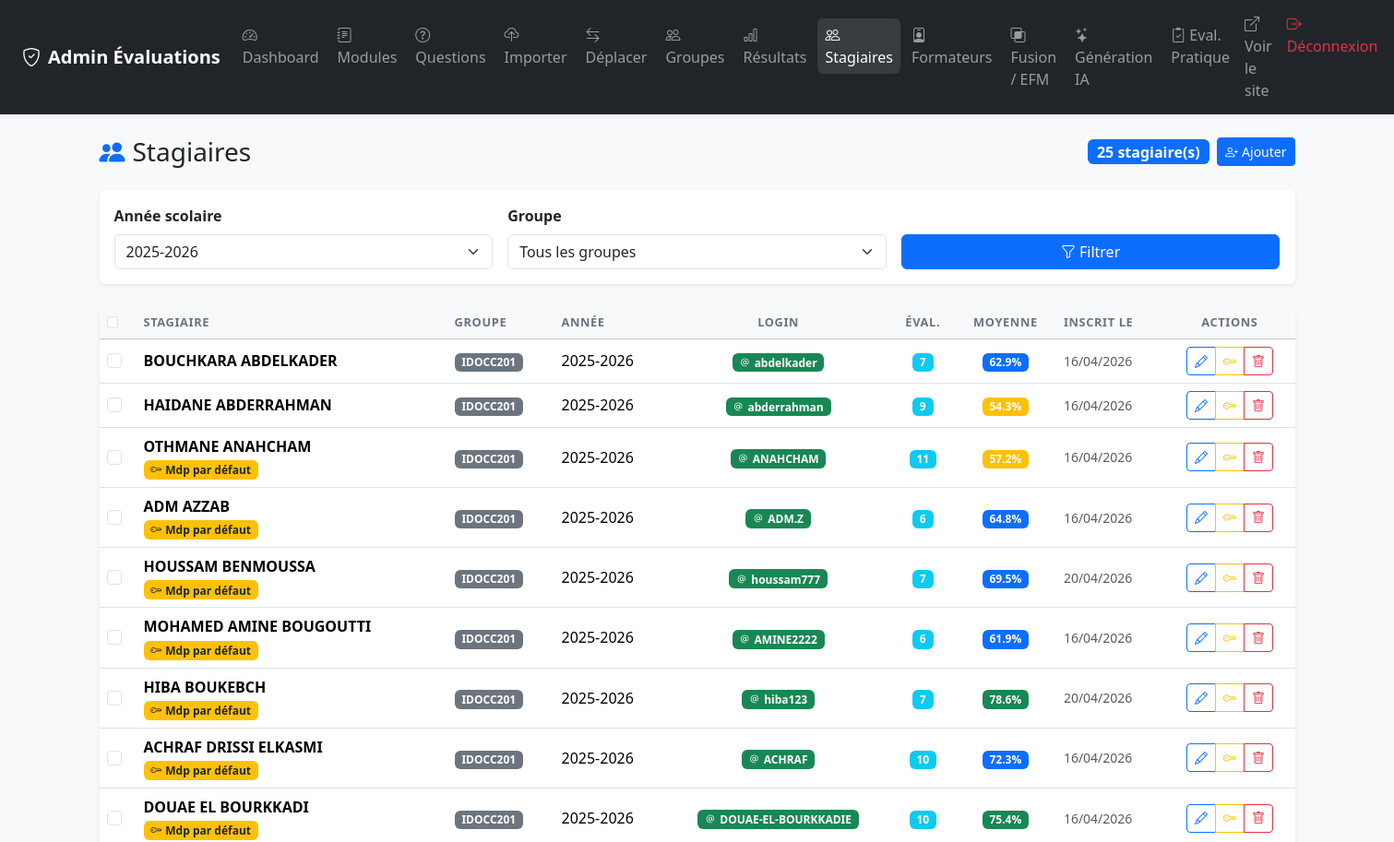
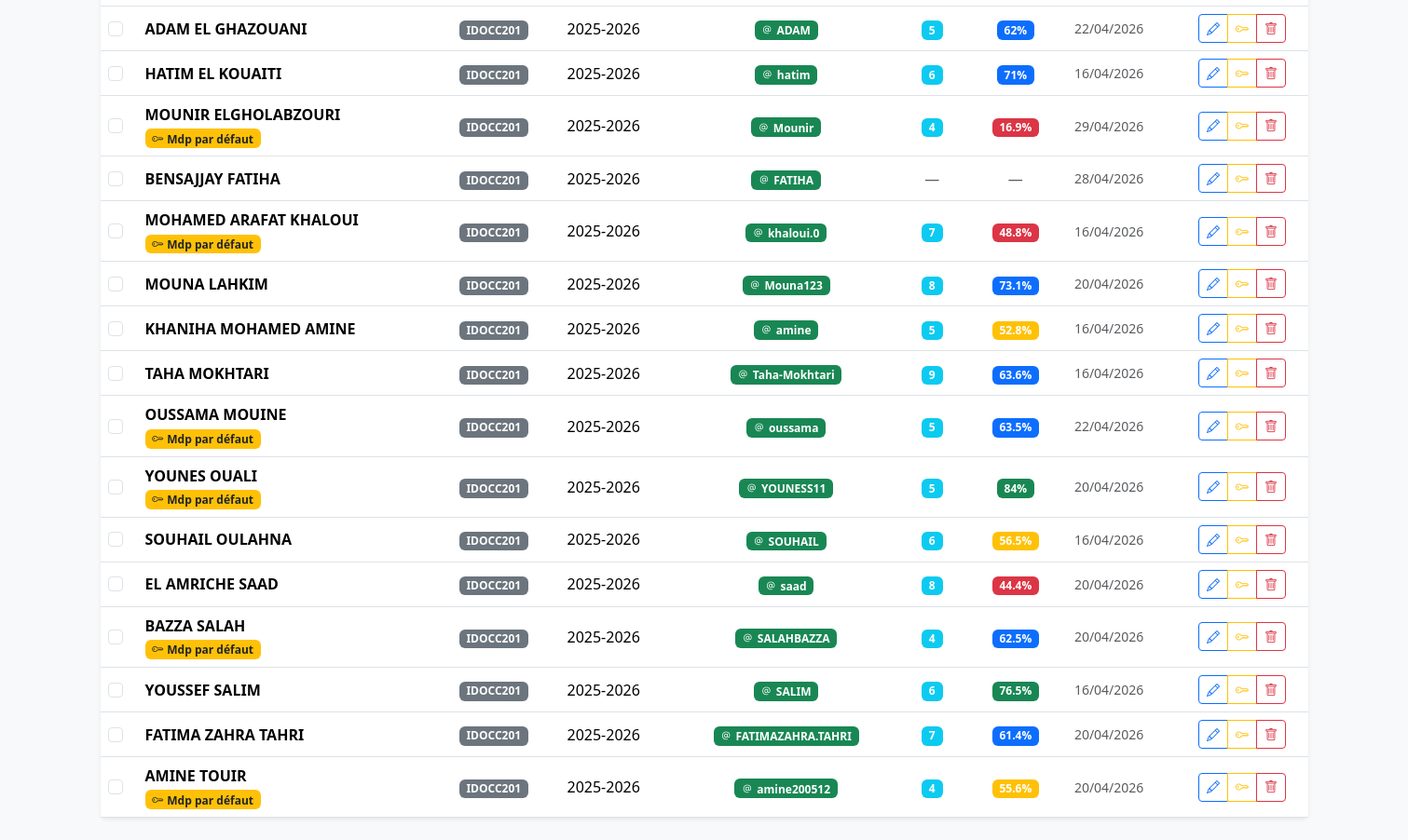
The page /admin/stagiaires.php (signed in) on the database its author committed (2 pictures, top to bottom).
### tables this page shows
CREATE TABLE `stagiaires` (
  `id` int NOT NULL AUTO_INCREMENT,
  `nom` varchar(100) NOT NULL,
  `prenom` varchar(100) NOT NULL,
  `groupe_id` int NOT NULL,
  `annee_scolaire` varchar(20) NOT NULL DEFAULT '2025-2026',
  `login` varchar(100) DEFAULT NULL,
  `password_hash` varchar(255) DEFAULT NULL,
  `must_change_password` tinyint(1) NOT NULL DEFAULT '0',
  `created_at` timestamp NULL DEFAULT CURRENT_TIMESTAMP,
  PRIMARY KEY (`id`),
  UNIQUE KEY `login` (`login`),
  KEY `groupe_id` (`groupe_id`),
  CONSTRAINT `stagiaires_ibfk_1` FOREIGN KEY (`groupe_id`) REFERENCES `groupes` (`id`) ON DELETE CASCADE
);

CREATE TABLE `groupes` (
  `id` int NOT NULL AUTO_INCREMENT,
  `nom` varchar(100) NOT NULL,
  `created_at` timestamp NULL DEFAULT CURRENT_TIMESTAMP,
  PRIMARY KEY (`id`)
);

### includes/functions.php (called while the page is built, shortened)
<?php
function sanitize(string $str): string {
    return htmlspecialchars(trim($str), ENT_QUOTES, 'UTF-8');
}
function getMention(float $pourcentage): array {
    if ($pourcentage >= 75) return ['label' => 'Très bien', 'class' => 'success'];
    if ($pourcentage >= 60) return ['label' => 'Bien', 'class' => 'primary'];
    if ($pourcentage >= 50) return ['label' => 'Passable', 'class' => 'warning'];
    return ['label' => 'Insuffisant', 'class' => 'danger'];
}
function getStagiaires(?int $groupeId = null, ?string $annee = null): array {
    $pdo = getDB();
    $where = []; $params = [];
    if ($annee)    { $where[] = 's.annee_scolaire = ?'; $params[] = $annee; }
    $sql = "SELECT s.*, g.nom AS groupe_nom,
                COUNT(se.id) AS nb_evaluations,
                COALESCE(AVG(CASE WHEN se.statut='termine' THEN se.pourcentage END), NULL) AS moy_pourcentage
            FROM stagiaires s
            JOIN groupes g ON g.id = s.groupe_id
            LEFT JOIN sessions_eval se ON se.stagiaire_id = s.id
            " . ($where ? 'WHERE ' . implode(' AND ', $where) : '') . "
            GROUP BY s.id ORDER BY s.annee_scolaire DESC, g.nom, s.nom, s.prenom";
    $stmt = $pdo->prepare($sql);
    $stmt->execute($params);
    return $stmt->fetchAll();
}
function getAnneesDisponibles(): array {
    $y = (int)date('Y');
    $m = (int)date('m');
    $start = $m >= 9 ? $y : $y - 1;
    $annees = [];
    for ($i = $start + 1; $i >= $start - 1; $i--) {
        $annees[] = $i . '-' . ($i + 1);
    }
    return $annees;
}
function getAnneeCourante(): string {
    $y = (int)date('Y');
    $m = (int)date('m');
    $start = $m >= 9 ? $y : $y - 1;
    return $start . '-' . ($start + 1);
}

### admin/stagiaires.php (the view, shortened to what this page needs)
<?php
require_once __DIR__ . '/../includes/functions.php';
$annees      = getAnneesDisponibles();
$anneeActive = $_GET['annee'] ?? getAnneeCourante();
$groupeFiltre= isset($_GET['groupe_id']) ? (int)$_GET['groupe_id'] : null;
$stagiaires = getStagiaires($groupeFiltre ?: null, $anneeActive ?: null);
?>
<!DOCTYPE html>
<html lang="fr">
<head>
    <link href="https://cdn.jsdelivr.net/npm/bootstrap@5.3.2/dist/css/bootstrap.min.css" rel="stylesheet">
    <link href="https://cdn.jsdelivr.net/npm/bootstrap-icons@1.11.3/font/bootstrap-icons.min.css" rel="stylesheet">
    <link href="../assets/css/style.css" rel="stylesheet">
</head>
<body class="bg-light">
<?php include __DIR__ . '/partials/navbar.php'; ?>
<div class="container py-4">
    <div class="d-flex align-items-center justify-content-between mb-4">
        <h1 class="h3 mb-0"><i class="bi bi-people-fill me-2 text-primary"></i>Stagiaires</h1>
        <div class="d-flex gap-2 align-items-center">
            <span class="badge bg-primary fs-6"><?= count($stagiaires) ?> stagiaire(s)</span>
            <button class="btn btn-primary btn-sm" data-bs-toggle="modal" data-bs-target="#modalCreer">
                <i class="bi bi-person-plus me-1"></i>Ajouter
            </button>
        </div>
    </div>
    <div class="card border-0 shadow-sm mb-4">
        <div class="card-body">
            <form method="GET" class="row g-3 align-items-end">
                <div class="col-md-4">
                    <label class="form-label fw-semibold">Année scolaire</label>
                    <select name="annee" class="form-select">
                        <?php foreach ($annees as $a): ?>
                            <option value="<?= $a ?>" <?= $a === $anneeActive ? 'selected' : '' ?>><?= $a ?></option>
                        <?php endforeach; ?>
                    </select>
                </div>
                <div class="col-md-4">
                    <label class="form-label fw-semibold">Groupe</label>
                    <select name="groupe_id" class="form-select">
                        <option value="">Tous les groupes</option>
                    </select>
                </div>
                <div class="col-md-4">
                    <button class="btn btn-primary w-100"><i class="bi bi-funnel me-1"></i>Filtrer</button>
                </div>
            </form>
        </div>
    </div>
    <div class="card border-0 shadow-sm">
        <div class="table-responsive">
            <table class="table table-hover align-middle mb-0">
                <thead class="table-light">
                    <tr>
                        <th style="width: 40px;">
                            <input type="checkbox" class="form-check-input" id="selectAll" onchange="toggleSelectAll()">
                        </th>
                        <th>Stagiaire</th>
                        <th>Groupe</th>
                        <th>Année</th>
                        <th class="text-center">Login</th>
                        <th class="text-center">Éval.</th>
                        <th class="text-center">Moyenne</th>
                        <th>Inscrit le</th>
                        <th class="text-center">Actions</th>
                    </tr>
                </thead>
                <tbody>
                <?php if (empty($stagiaires)): ?>
                    <tr><td colspan="9" class="text-center text-muted py-4">Aucun stagiaire trouvé.</td></tr>
                <?php else: ?>
                    <?php foreach ($stagiaires as $s): ?>
                    <tr>
                        <td>
                            <input type="checkbox" class="form-check-input stagiaire-checkbox" value="<?= $s['id'] ?>" onchange="updateBulkActionBar()">
                        </td>
                        <td>
                            <div class="fw-semibold"><?= sanitize($s['prenom']) ?> <?= sanitize(strtoupper($s['nom'])) ?></div>
                            <?php if (!empty($s['must_change_password'])): ?>
                                <span class="badge bg-warning text-dark small"><i class="bi bi-key me-1"></i>Mdp par défaut</span>
                            <?php endif; ?>
                        </td>
                        <td><span class="badge bg-secondary"><?= sanitize($s['groupe_nom']) ?></span></td>
                        <td><?= sanitize($s['annee_scolaire']) ?></td>
                        <td class="text-center">
                            <?php if (!empty($s['login'])): ?>
                                <span class="badge bg-success"><i class="bi bi-at me-1"></i><?= sanitize($s['login']) ?></span>
                            <?php else: ?>
                                <span class="badge bg-light text-muted border">Sans compte</span>
                            <?php endif; ?>
                        </td>
                        <td class="text-center">
                            <?php if ($s['nb_evaluations'] > 0): ?>
                                <span class="badge bg-info"><?= $s['nb_evaluations'] ?></span>
                            <?php else: ?>
                                <span class="text-muted">—</span>
                            <?php endif; ?>
                        </td>
                        <td class="text-center">
                            <?php if ($s['moy_pourcentage'] !== null): ?>
                                <?php $mention = getMention((float)$s['moy_pourcentage']); ?>
                                <span class="badge bg-<?= $mention['class'] ?>"><?= round($s['moy_pourcentage'], 1) ?>%</span>
                            <?php else: ?>
                                <span class="text-muted">—</span>
                            <?php endif; ?>
                        </td>
                        <td class="text-muted small"><?= date('d/m/Y', strtotime($s['created_at'])) ?></td>
                        <td class="text-center">
                            <div class="btn-group btn-group-sm">
                                <button class="btn btn-outline-primary btn-modifier"
                                    data-id="<?= $s['id'] ?>"
                                    data-nom="<?= sanitize($s['nom']) ?>"
                                    data-prenom="<?= sanitize($s['prenom']) ?>"
                                    data-groupe="<?= $s['groupe_id'] ?>"
                                    data-annee="<?= sanitize($s['annee_scolaire']) ?>"
                                    data-login="<?= sanitize($s['login'] ?? '') ?>"
                                    title="Modifier"><i class="bi bi-pencil"></i>
                                </button>
                                <button class="btn btn-outline-warning btn-reset"
                                    data-id="<?= $s['id'] ?>"
                                    data-nom="<?= sanitize($s['prenom'] . ' ' . strtoupper($s['nom'])) ?>"
                                    title="Réinitialiser mot de passe"><i class="bi bi-key"></i>
                                </button>
                                <button class="btn btn-outline-danger btn-supprimer"
                                    data-id="<?= $s['id'] ?>"
                                    data-nom="<?= sanitize($s['prenom'] . ' ' . strtoupper($s['nom'])) ?>"
                                    data-nb="<?= (int)$s['nb_evaluations'] ?>"
                                    title="Supprimer"><i class="bi bi-trash"></i>
                                </button>
                            </div>
                        </td>
                    </tr>
                    <?php endforeach; ?>
                <?php endif; ?>
                </tbody>
            </table>
        </div>
    </div>
</div>
</body>
</html>

### assets/css/style.css (style rules this page uses)
:root { --primary: #4f46e5; --primary-dk: #3730a3; --success: #16a34a; --danger: #dc2626; --warning: #d97706; --radius: 12px; }
body { font-family: 'Segoe UI', system-ui, -apple-system, sans-serif; }
.card { transition: box-shadow 0.2s; }
.table th { font-size: 0.8rem; text-transform: uppercase; letter-spacing: 0.05em; color: #6b7280; font-weight: 600; }

### rows shown on the page
stagiaires: prenom "BOUCHKARA", nom "ABDELKADER", groupe.nom "IDOCC201", annee_scolaire "2025-2026", login "abdelkader", nb_evaluations "7", moy_pourcentage "62.9", created_at "16/04/2026"
stagiaires: prenom "HAIDANE", nom "ABDERRAHMAN", groupe.nom "IDOCC201", annee_scolaire "2025-2026", login "abderrahman", nb_evaluations "9", moy_pourcentage "54.3", created_at "16/04/2026"
stagiaires: prenom "OTHMANE", nom "ANAHCHAM", must_change_password 1 (drawn), groupe.nom "IDOCC201", annee_scolaire "2025-2026", login "ANAHCHAM", nb_evaluations "11", moy_pourcentage "57.2", created_at "16/04/2026"
stagiaires: prenom "ADM", nom "AZZAB", must_change_password 1 (drawn), groupe.nom "IDOCC201", annee_scolaire "2025-2026", login "ADM.Z", nb_evaluations "6", moy_pourcentage "64.8", created_at "16/04/2026"
stagiaires: prenom "HOUSSAM", nom "BENMOUSSA", must_change_password 1 (drawn), groupe.nom "IDOCC201", annee_scolaire "2025-2026", login "houssam777", nb_evaluations "7", moy_pourcentage "69.5", created_at "20/04/2026"
stagiaires: prenom "MOHAMED AMINE", nom "BOUGOUTTI", must_change_password 1 (drawn), groupe.nom "IDOCC201", annee_scolaire "2025-2026", login "AMINE2222", nb_evaluations "6", moy_pourcentage "61.9", created_at "16/04/2026"
stagiaires: prenom "HIBA", nom "BOUKEBCH", must_change_password 1 (drawn), groupe.nom "IDOCC201", annee_scolaire "2025-2026", login "hiba123", nb_evaluations "7", moy_pourcentage "78.6", created_at "20/04/2026"
stagiaires: prenom "ACHRAF", nom "DRISSI ELKASMI", must_change_password 1 (drawn), groupe.nom "IDOCC201", annee_scolaire "2025-2026", login "ACHRAF", nb_evaluations "10", moy_pourcentage "72.3", created_at "16/04/2026"
stagiaires: prenom "DOUAE", nom "EL BOURKKADI", must_change_password 1 (drawn), groupe.nom "IDOCC201", annee_scolaire "2025-2026", login "DOUAE-EL-BOURKKADIE", nb_evaluations "10", moy_pourcentage "75.4", created_at "16/04/2026"
stagiaires: prenom "ADAM", nom "EL GHAZOUANI", groupe.nom "IDOCC201", annee_scolaire "2025-2026", login "ADAM", nb_evaluations "5", moy_pourcentage "62", created_at "22/04/2026"
stagiaires: prenom "HATIM", nom "EL KOUAITI", groupe.nom "IDOCC201", annee_scolaire "2025-2026", login "hatim", nb_evaluations "6", moy_pourcentage "71", created_at "16/04/2026"
stagiaires: prenom "MOUNIR", nom "ELGHOLABZOURI", must_change_password 1 (drawn), groupe.nom "IDOCC201", annee_scolaire "2025-2026", login "Mounir", nb_evaluations "4", moy_pourcentage "16.9", created_at "29/04/2026"
stagiaires: prenom "BENSAJJAY", nom "FATIHA", groupe.nom "IDOCC201", annee_scolaire "2025-2026", login "FATIHA", created_at "28/04/2026"
stagiaires: prenom "MOHAMED ARAFAT", nom "KHALOUI", must_change_password 1 (drawn), groupe.nom "IDOCC201", annee_scolaire "2025-2026", login "khaloui.0", nb_evaluations "7", moy_pourcentage "48.8", created_at "16/04/2026"
stagiaires: prenom "MOUNA", nom "LAHKIM", groupe.nom "IDOCC201", annee_scolaire "2025-2026", login "Mouna123", nb_evaluations "8", moy_pourcentage "73.1", created_at "20/04/2026"
stagiaires: prenom "KHANIHA", nom "MOHAMED AMINE", groupe.nom "IDOCC201", annee_scolaire "2025-2026", login "amine", nb_evaluations "5", moy_pourcentage "52.8", created_at "16/04/2026"
stagiaires: prenom "TAHA", nom "MOKHTARI", groupe.nom "IDOCC201", annee_scolaire "2025-2026", login "Taha-Mokhtari", nb_evaluations "9", moy_pourcentage "63.6", created_at "16/04/2026"
stagiaires: prenom "OUSSAMA", nom "MOUINE", must_change_password 1 (drawn), groupe.nom "IDOCC201", annee_scolaire "2025-2026", login "oussama", nb_evaluations "5", moy_pourcentage "63.5", created_at "22/04/2026"
stagiaires: prenom "YOUNES", nom "OUALI", must_change_password 1 (drawn), groupe.nom "IDOCC201", annee_scolaire "2025-2026", login "YOUNESS11", nb_evaluations "5", moy_pourcentage "84", created_at "20/04/2026"
stagiaires: prenom "SOUHAIL", nom "OULAHNA", groupe.nom "IDOCC201", annee_scolaire "2025-2026", login "SOUHAIL", nb_evaluations "6", moy_pourcentage "56.5", created_at "16/04/2026"
stagiaires: prenom "EL AMRICHE", nom "SAAD", groupe.nom "IDOCC201", annee_scolaire "2025-2026", login "saad", nb_evaluations "8", moy_pourcentage "44.4", created_at "20/04/2026"
stagiaires: prenom "BAZZA", nom "SALAH", must_change_password 1 (drawn), groupe.nom "IDOCC201", annee_scolaire "2025-2026", login "SALAHBAZZA", nb_evaluations "4", moy_pourcentage "62.5", created_at "20/04/2026"
stagiaires: prenom "YOUSSEF", nom "SALIM", groupe.nom "IDOCC201", annee_scolaire "2025-2026", login "SALIM", nb_evaluations "6", moy_pourcentage "76.5", created_at "16/04/2026"
stagiaires: prenom "FATIMA ZAHRA", nom "TAHRI", groupe.nom "IDOCC201", annee_scolaire "2025-2026", login "FATIMAZAHRA.TAHRI", nb_evaluations "7", moy_pourcentage "61.4", created_at "20/04/2026"
stagiaires: prenom "AMINE", nom "TOUIR", must_change_password 1 (drawn), groupe.nom "IDOCC201", annee_scolaire "2025-2026", login "amine200512", nb_evaluations "4", moy_pourcentage "55.6", created_at "20/04/2026"

### other values the page prints
count($stagiaires) "25"
form field annee "2025-2026"
